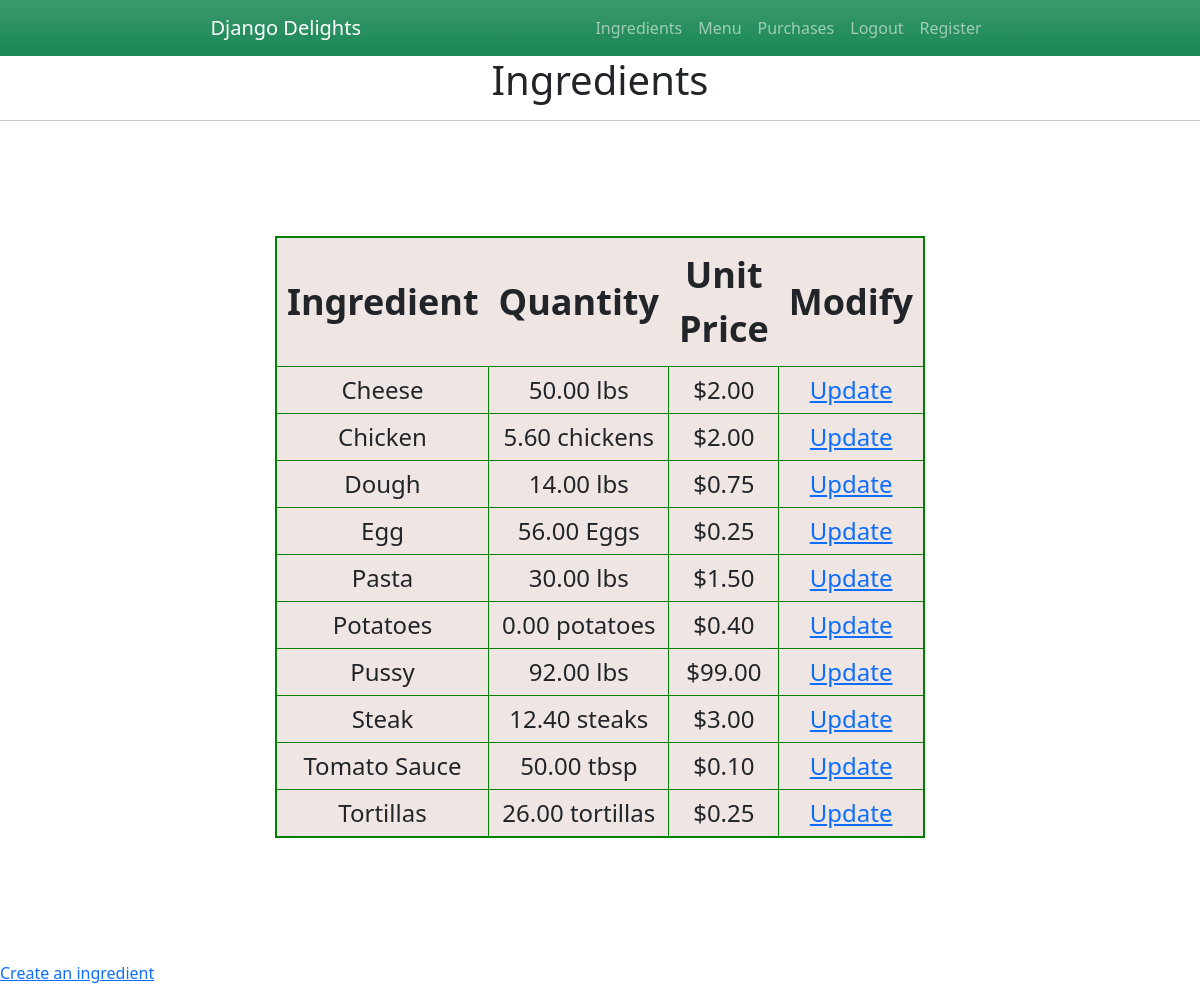
The page /ingredients (signed in) on the database its author committed.
### inventory/models.py (models this page shows, shortened)
class Ingredient(models.Model):
    name = models.CharField(max_length=25, null=False, blank=False)
    quantity = models.DecimalField(max_digits=10, decimal_places=2, null=False, blank=False)
    unit = models.CharField(max_length=10, null=False, blank=False)
    unit_price = models.DecimalField(max_digits=10, decimal_places=2, null=False, blank=False)

### inventory/views.py (the view)
# urls.py: path('ingredients', views.ingredients, name='ingredients'),
@login_required(login_url='/login_page')
def ingredients(request):
    ingred_list = Ingredient.objects.all().order_by('name')
    return render(request, "inventory/ingredient_list.html", {'ingredients': ingred_list})

### inventory/templates/inventory/ingredient_list.html (shortened to what this page needs)
{% extends './base.html' %}
{% block content %}
<h1 style="text-align: center;">Ingredients</h1>
<hr>
<div class="ingredient-div">
<table class="ingredient-table">
    <th class="ingredient-th">Ingredient</th>
    <th class="ingredient-th">Quantity</th>
    <th class="ingredient-th">Unit Price</th>
    <th class="ingredient-th">Modify</th>
    {% for i in ingredients %}
        <tr>
          <td class="ingredient-td">{{ i.name }}</td>
          <td class="ingredient-td">{{ i.quantity }} {{ i.unit }}</td>
          <td class="ingredient-td">${{ i.unit_price }}</td>
          <td class="ingredient-td"><a href="{% url 'modify_ingredient' i.id %}">Update</a></td>
        </tr>
{% endfor %}
</table>
</div>
<br>
<a href="{% url 'create_ingredient' %}">Create an ingredient</a>
{% endblock %}

### inventory/static/css/style.css (style rules this page uses)
* { padding: 0; margin: 0 auto; }
.ingredient-div { display: flex; justify-content: center; align-items: center; height: 100vh; }
.ingredient-table { border: 2px solid green; background-color: #EFE5E2; width: 50%; }
.ingredient-th { font-size: 36px; border-bottom: 1px solid green; text-align: center; padding: 10px; }
.ingredient-td { font-size: 24px; border: 1px solid green; text-align: center; padding: 5px; }

### rows shown on the page
Ingredient: name "Cheese", quantity "50.00", unit "lbs", unit_price "2.00"
Ingredient: name "Chicken", quantity "5.60", unit "chickens", unit_price "2.00"
Ingredient: name "Dough", quantity "14.00", unit "lbs", unit_price "0.75"
Ingredient: name "Egg", quantity "56.00", unit "Eggs", unit_price "0.25"
Ingredient: name "Pasta", quantity "30.00", unit "lbs", unit_price "1.50"
Ingredient: name "Potatoes", quantity "0.00", unit "potatoes", unit_price "0.40"
Ingredient: name "Pussy", quantity "92.00", unit "lbs", unit_price "99.00"
Ingredient: name "Steak", quantity "12.40", unit "steaks", unit_price "3.00"
Ingredient: name "Tomato Sauce", quantity "50.00", unit "tbsp", unit_price "0.10"
Ingredient: name "Tortillas", quantity "26.00", unit "tortillas", unit_price "0.25"
